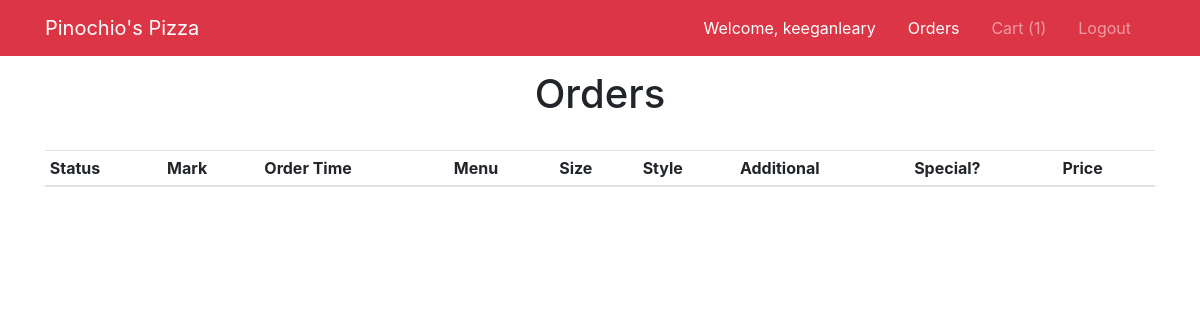
/cart/checkout (signed in), run on an earlier commit of the app's database.
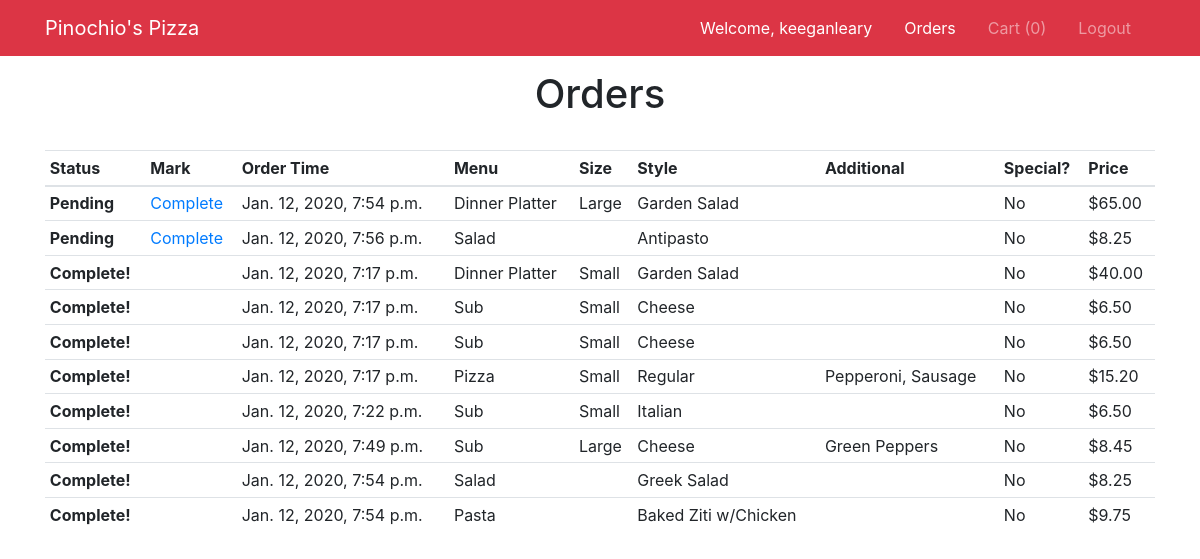
And on a later commit of the database.
### cart/models.py (models this page shows)
class OrderItem(models.Model):
    CHOICES = (
        ('Pending', 'Pending'),
        ('Complete', 'Complete'),
    )
    menu = models.CharField(max_length=16)
    size = models.CharField(max_length=16)
    style = models.CharField(max_length=64)
    additional = models.CharField(max_length=255)
    is_special = models.BooleanField(default=False)
    price = models.DecimalField(max_digits=5, default=0.00, decimal_places=2)
    user_id = models.IntegerField()
    created_at = models.DateTimeField(default=datetime.now, blank=True)
    is_complete = models.BooleanField(default=False)
    class Meta:
        ordering = ['created_at']

### cart/views.py (the view)
# urls.py: path("checkout", views.checkout, name="checkout"),
def checkout(request):
    if request.method == "POST":
        cart_items = get_cart_items(request)
        for item in cart_items:
            menu = item.menu
            size = item.size
            style = item.style
            additional = item.additional
            is_special = item.is_special
            price = item.price
            user_id = item.user_id
            order = OrderItem(menu=menu, size=size, style=style, additional=additional, is_special=is_special, price=price, user_id=user_id)
            order.save()
            item.delete()
        all_order_items = OrderItem.objects.order_by('is_complete', 'created_at')
        user_order_items = all_order_items.filter(user_id=request.user.id)
        cart_items = get_cart_items(request)
        context = {
            'cart_items': cart_items,
            'all_order_items': all_order_items,
            'user_order_items': user_order_items,
            'num_cart_items': cart_items.count(),
        }
        return render(request, 'cart/checkout.html', context)
    else:
        all_order_items = OrderItem.objects.order_by('is_complete', 'created_at')
        user_order_items = all_order_items.filter(user_id=request.user.id)
        cart_items = get_cart_items(request)
        context = {
            'cart_items': cart_items,
            'all_order_items': all_order_items,
            'user_order_items': user_order_items,
            'num_cart_items': cart_items.count(),
        }
        return render(request, 'cart/checkout.html', context)

### cart/views.py (called while the page is built)
def get_cart_items(request):
    cart_items = CartItem.objects.filter(user_id=request.user.id)
    return cart_items

### templates/cart/checkout.html (shortened to what this page needs)
{% extends 'base.html' %}
{% block content %}
<h1 class="text-center">Orders</h1>
<br>
{% if user.is_staff %}
<table class="table table-sm">
    <thead>
        <tr>
            <th scope="col">Status</th>
            <th scope="col">Mark</th>
            <th scope="col">Order Time</th>
            <th scope="col">Menu</th>
            <th scope="col">Size</th>
            <th scope="col">Style</th>
            <th scope="col">Additional</th>
            <th scope="col">Special?</th>
            <th scope="col">Price</th>
        </tr>
    </thead>
    <tbody>
        {% for item in all_order_items %}
        <tr>
            <th scope="row">{% if item.is_complete %}Complete!{% else %}Pending{% endif %}</th>
            <td>{% if item.is_complete %}{% else %}<a href="{% url 'mark_complete' order_item_id=item.id %}">Complete</a>{% endif %}</td>
            <td>{{ item.created_at }}</td>
            <td>{{ item.menu }}</td>
            <td>{{ item.size }}</td>
            <td>{{ item.style }}</td>
            <td>{{ item.additional }}</td>
            <td>{% if item.is_special is True %}Yes{% else %}No{% endif %}</td>
            <td>${{ item.price }}</td>
        </tr>
        {% endfor %}
    </tbody>
</table>
{% endif %}
{% endblock %}

### templates/partials/_navbar.html (shortened to what this page needs)
<nav class="navbar navbar-expand-md navbar-dark bg-danger fixed-top">
    <div class="container">
        <a class="navbar-brand" href="{% url 'index' %}">Pinochio's Pizza</a>
        <div class="collapse navbar-collapse" id="navbarNavAltMarkup">
            <ul class="navbar-nav ml-auto">
                {% if user.is_authenticated %}
                <li class="nav-item nav-link text-white mr-3">
                    Welcome, {{ user.username }}
                </li>
                <li {% if 'checkout' in request.path %} class="nav-item active mr-3" {% else %} class="nav-item mr-3" {% endif %}>
                    <a class="nav-link" href="{% url 'checkout' %}">Orders</a>
                </li>
                <li {% if 'cart' in request.path and 'checkout' not in request.path %} class="nav-item active mr-3" {% else %} class="nav-item mr-3" {% endif %}>
                    <a class="nav-link" href="{% url 'cart' %}">Cart ({{num_cart_items}})</a>
                </li>
                <li class="nav-item mr-3">
                    <a href="javascript:{document.getElementById('logout').submit()}" class="nav-link">
                        Logout
                    </a>
                </li>
                {% endif %}
            </ul>
        </div>
    </div>
</nav>

What changed in the data, as far as the page shows it:
added OrderItem: is_complete "Pending", created_at "Jan. 12, 2020, 7:54 p.m.", menu "Dinner Platter", size "Large", style "Garden Salad", is_special "No", price "65.00"
added OrderItem: is_complete "Pending", created_at "Jan. 12, 2020, 7:56 p.m.", menu "Salad", style "Antipasto", is_special "No", price "8.25"
added OrderItem: is_complete "Complete!", created_at "Jan. 12, 2020, 7:17 p.m.", menu "Dinner Platter", size "Small", style "Garden Salad", is_special "No", price "40.00"
added OrderItem: is_complete "Complete!", created_at "Jan. 12, 2020, 7:17 p.m.", menu "Sub", size "Small", style "Cheese", is_special "No", price "6.50"
added OrderItem: is_complete "Complete!", created_at "Jan. 12, 2020, 7:17 p.m.", menu "Sub", size "Small", style "Cheese", is_special "No", price "6.50"
added OrderItem: is_complete "Complete!", created_at "Jan. 12, 2020, 7:17 p.m.", menu "Pizza", size "Small", style "Regular", additional "Pepperoni, Sausage", is_special "No", price "15.20"
added OrderItem: is_complete "Complete!", created_at "Jan. 12, 2020, 7:22 p.m.", menu "Sub", size "Small", style "Italian", is_special "No", price "6.50"
added OrderItem: is_complete "Complete!", created_at "Jan. 12, 2020, 7:49 p.m.", menu "Sub", size "Large", style "Cheese", additional "Green Peppers", is_special "No", price "8.45"
added OrderItem: is_complete "Complete!", created_at "Jan. 12, 2020, 7:54 p.m.", menu "Salad", style "Greek Salad", is_special "No", price "8.25"
added OrderItem: is_complete "Complete!", created_at "Jan. 12, 2020, 7:54 p.m.", menu "Pasta", style "Baked Ziti w/Chicken", is_special "No", price "9.75"
Also different on the page:
{{ num_cart_items }}: "1" → "0"
